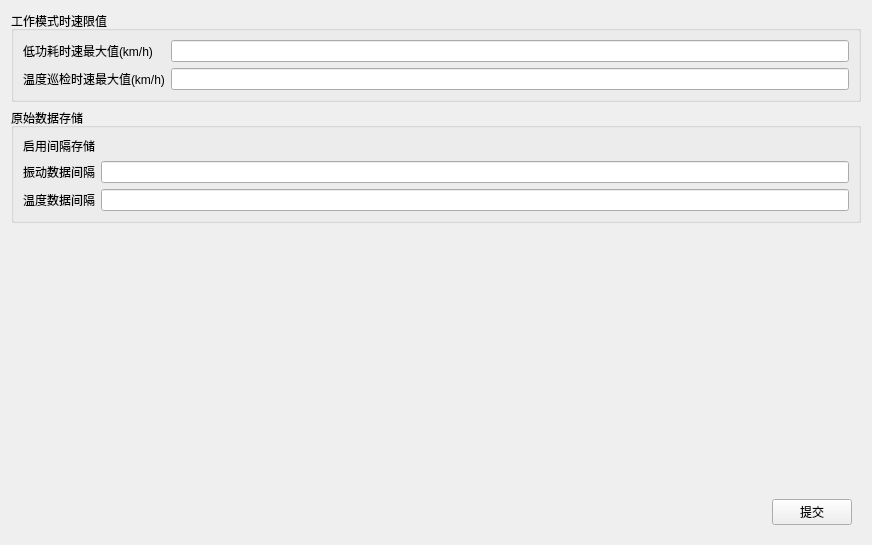
<?xml version="1.0" encoding="UTF-8"?>
<ui version="4.0">
 <class>FrmRMDataSave</class>
 <widget class="QWidget" name="FrmRMDataSave">
  <property name="geometry">
   <rect>
    <x>0</x>
    <y>0</y>
    <width>872</width>
    <height>545</height>
   </rect>
  </property>
  <property name="windowTitle">
   <string>Form</string>
  </property>
  <layout class="QGridLayout" name="gridLayout_3">
   <item row="0" column="0">
    <widget class="QGroupBox" name="groupBox">
     <property name="title">
      <string>工作模式时速限值</string>
     </property>
     <layout class="QGridLayout" name="gridLayout">
      <item row="0" column="0">
       <widget class="QLabel" name="lab_lowpowerTaskSpeed">
        <property name="sizePolicy">
         <sizepolicy hsizetype="Fixed" vsizetype="Preferred">
          <horstretch>0</horstretch>
          <verstretch>0</verstretch>
         </sizepolicy>
        </property>
        <property name="text">
         <string>低功耗时速最大值(km/h)</string>
        </property>
       </widget>
      </item>
      <item row="0" column="1">
       <widget class="QLineEdit" name="txt_lowpowerTaskSpeed">
        <property name="sizePolicy">
         <sizepolicy hsizetype="Preferred" vsizetype="Fixed">
          <horstretch>0</horstretch>
          <verstretch>0</verstretch>
         </sizepolicy>
        </property>
       </widget>
      </item>
      <item row="1" column="0">
       <widget class="QLabel" name="lab_temTaskSpeed">
        <property name="text">
         <string>温度巡检时速最大值(km/h)</string>
        </property>
       </widget>
      </item>
      <item row="1" column="1">
       <widget class="QLineEdit" name="txt_temTaskSpeed">
        <property name="sizePolicy">
         <sizepolicy hsizetype="Preferred" vsizetype="Fixed">
          <horstretch>0</horstretch>
          <verstretch>0</verstretch>
         </sizepolicy>
        </property>
       </widget>
      </item>
     </layout>
    </widget>
   </item>
   <item row="1" column="0">
    <widget class="QGroupBox" name="groupBox_2">
     <property name="title">
      <string>原始数据存储</string>
     </property>
     <layout class="QGridLayout" name="gridLayout_2">
      <item row="1" column="0">
       <widget class="QLabel" name="lab_VIBInterval">
        <property name="sizePolicy">
         <sizepolicy hsizetype="Fixed" vsizetype="Preferred">
          <horstretch>0</horstretch>
          <verstretch>0</verstretch>
         </sizepolicy>
        </property>
        <property name="text">
         <string>振动数据间隔</string>
        </property>
       </widget>
      </item>
      <item row="1" column="1" colspan="2">
       <widget class="QLineEdit" name="txt_VIBInterval">
        <property name="sizePolicy">
         <sizepolicy hsizetype="Preferred" vsizetype="Fixed">
          <horstretch>0</horstretch>
          <verstretch>0</verstretch>
         </sizepolicy>
        </property>
       </widget>
      </item>
      <item row="2" column="0">
       <widget class="QLabel" name="lab_temInterval">
        <property name="sizePolicy">
         <sizepolicy hsizetype="Fixed" vsizetype="Preferred">
          <horstretch>0</horstretch>
          <verstretch>0</verstretch>
         </sizepolicy>
        </property>
        <property name="text">
         <string>温度数据间隔</string>
        </property>
       </widget>
      </item>
      <item row="2" column="1" colspan="2">
       <widget class="QLineEdit" name="txt_temInterval">
        <property name="sizePolicy">
         <sizepolicy hsizetype="Preferred" vsizetype="Fixed">
          <horstretch>0</horstretch>
          <verstretch>0</verstretch>
         </sizepolicy>
        </property>
       </widget>
      </item>
      <item row="0" column="0">
       <widget class="QLabel" name="label">
        <property name="text">
         <string>启用间隔存储</string>
        </property>
       </widget>
      </item>
      <item row="0" column="1">
       <widget class="ToggleSwitch" name="widget_btn" native="true"/>
      </item>
     </layout>
    </widget>
   </item>
   <item row="2" column="0">
    <spacer name="verticalSpacer">
     <property name="orientation">
      <enum>Qt::Vertical</enum>
     </property>
     <property name="sizeHint" stdset="0">
      <size>
       <width>20</width>
       <height>291</height>
      </size>
     </property>
    </spacer>
   </item>
   <item row="3" column="0">
    <widget class="QWidget" name="widget_bottom" native="true">
     <layout class="QHBoxLayout" name="horizontalLayout">
      <item>
       <spacer name="horizontalSpacer">
        <property name="orientation">
         <enum>Qt::Horizontal</enum>
        </property>
        <property name="sizeHint" stdset="0">
         <size>
          <width>453</width>
          <height>20</height>
         </size>
        </property>
       </spacer>
      </item>
      <item>
       <widget class="QPushButton" name="btn_save">
        <property name="text">
         <string>提交</string>
        </property>
       </widget>
      </item>
     </layout>
    </widget>
   </item>
  </layout>
 </widget>
 <customwidgets>
  <customwidget>
   <class>ToggleSwitch</class>
   <extends>QWidget</extends>
   <header location="global">toggleswitch.h</header>
   <container>1</container>
  </customwidget>
 </customwidgets>
 <resources/>
 <connections/>
</ui>
